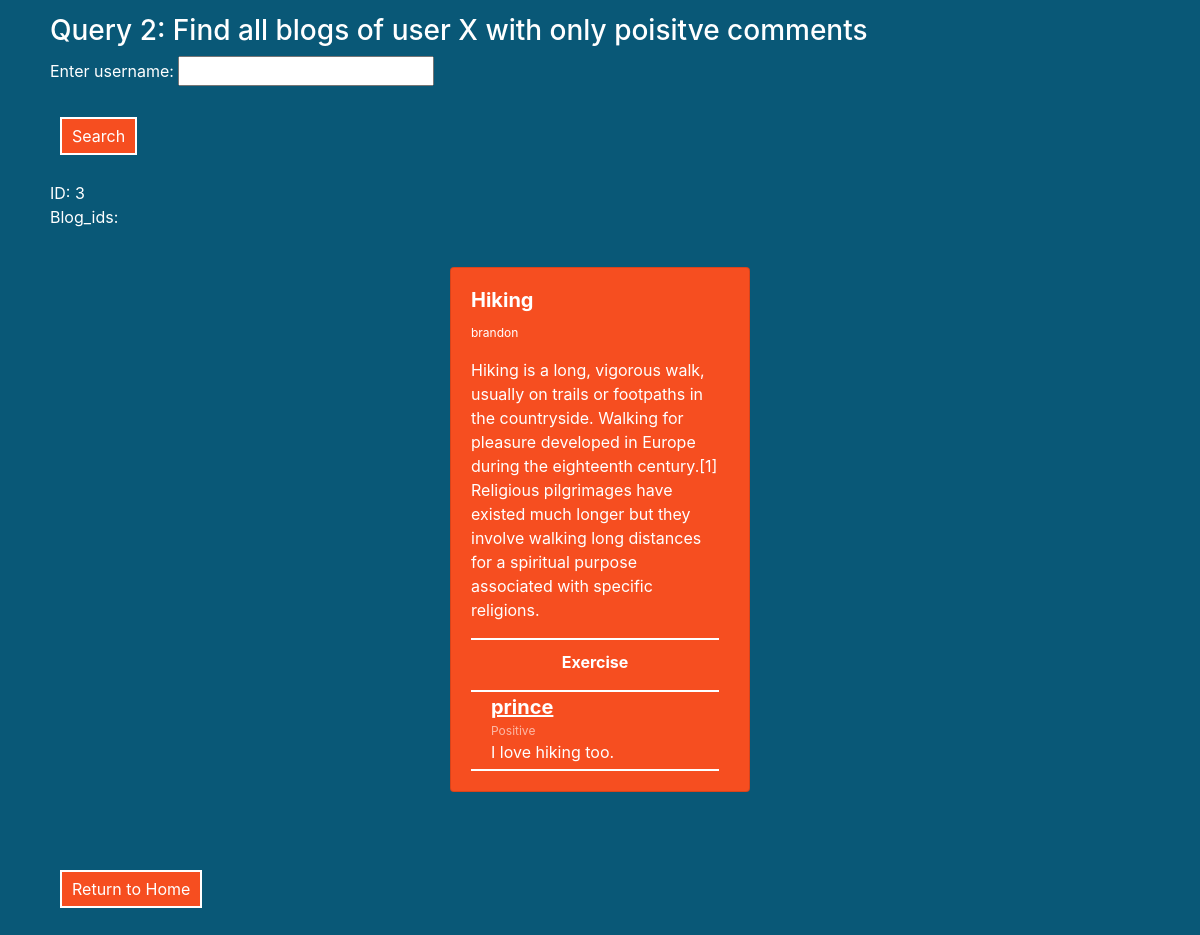
Before: /queries/Query2.php?user00=brandon with the older database file.
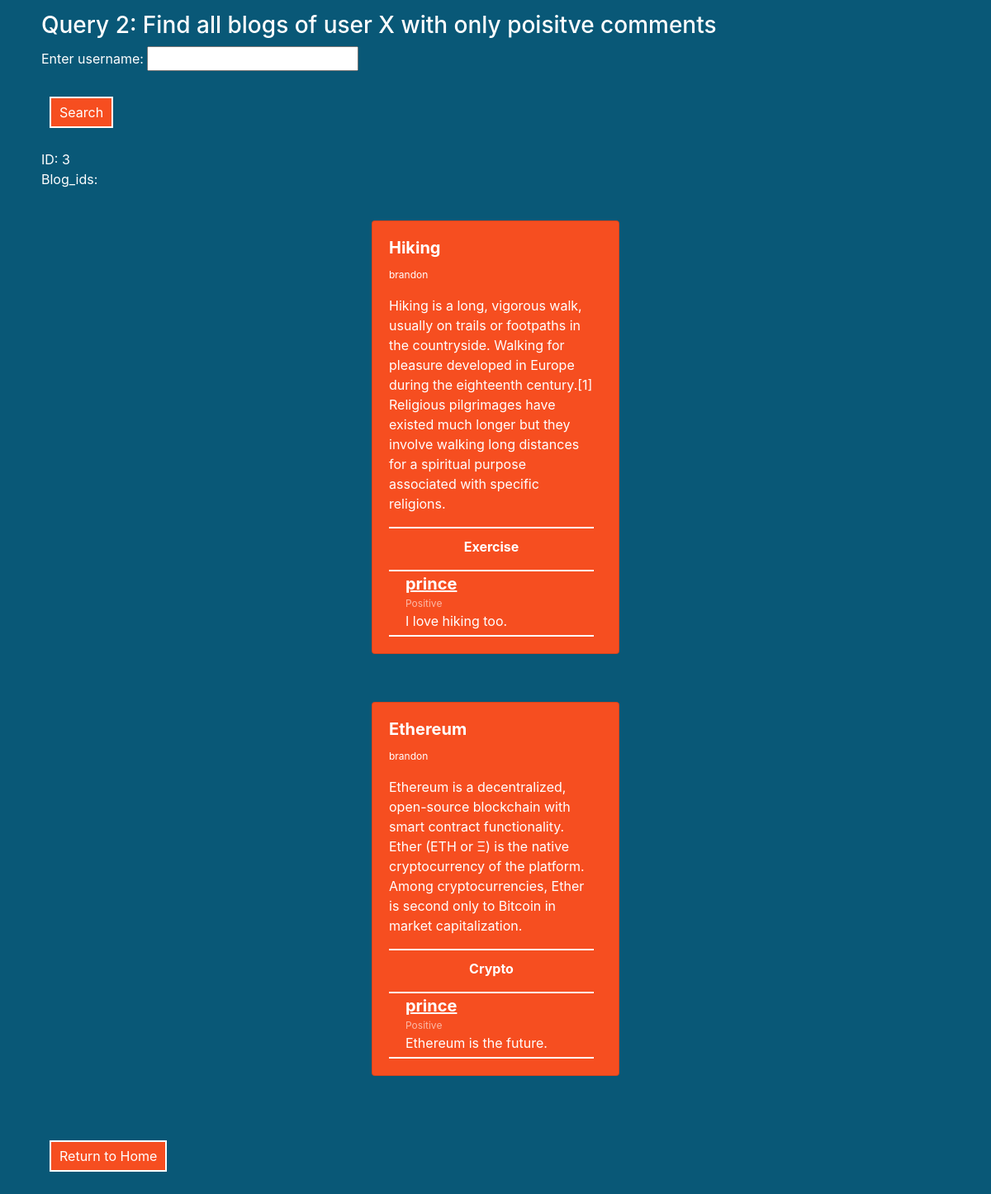
After: the same page with the newer database file.
### tables this page shows
CREATE TABLE blog (
    `blog_id` INT NOT NULL AUTO_INCREMENT PRIMARY KEY,
    `user_id` INT DEFAULT NULL,
    CONSTRAINT `user_id_fk_1` FOREIGN KEY (`user_id`) REFERENCES `users` (`user_id`) ON DELETE SET NULL,
    `date` varchar(20) NOT NULL,
    `subject` varchar(50) NOT NULL,
    `description` varchar(1000) NOT NULL
);

CREATE TABLE comment (
    `comment_id` INT NOT NULL AUTO_INCREMENT PRIMARY KEY,
    `blog_id` INT DEFAULT NULL,
    CONSTRAINT `blog_id_fk_2` FOREIGN KEY (`blog_id`) REFERENCES `blog` (`blog_id`) ON DELETE SET NULL,
    `user_id` INT DEFAULT NULL,
    CONSTRAINT `user_id_fk_2` FOREIGN KEY (`user_id`) REFERENCES `users` (`user_id`) ON DELETE SET NULL,
    `date` varchar(20) NOT NULL, 
    `sentiment` BIT NOT NULL,
    `description` varchar(500) NOT NULL
);

CREATE TABLE users (
    `user_id` INT NOT NULL AUTO_INCREMENT PRIMARY KEY,
    `username` varchar(20) NOT NULL,
    `password` varchar(20) NOT NULL,
    `firstName` varchar(50) DEFAULT NULL,
    `lastName` varchar(50) DEFAULT NULL,
    `email` varchar(100) UNIQUE
);

### queries/Query2.php (the view, shortened to what this page needs)
<html>
    <head>
        <link rel="stylesheet" href="https://stackpath.bootstrapcdn.com/bootstrap/4.5.2/css/bootstrap.min.css">
    </head>
    <body>
        <div class="container">
            <br>
            <h3 style="color: white;">Query 2: Find all blogs of user X with only poisitve comments</h3>
            <form method="POST">
                <p>
                    <label>Enter username: </label>
                    <input type="text" name="user00"/>
                </p>
                <p>
                    <button name="new_search">Search</button>
                </p>
            </form>
            <?php
                include('../Config.php');
                $inputName = $_REQUEST["user00"];
                $sqlStmt = "SELECT user_id FROM users WHERE username='$inputName'";
                $sqlStmtQuery = mysqli_query($db, $sqlStmt);
                $sqlStmtQueryResult = $sqlStmtQuery->fetch_array()[0] ?? '';
                $getBlog = "SELECT blog_id FROM blog WHERE user_id = $sqlStmtQueryResult";
                $getBlogQuery = mysqli_query($db, $getBlog);
                echo 'ID: ' . $sqlStmtQueryResult . '<br>';
                echo 'Blog_ids: ';
                foreach($getBlogQuery as $g){
                    $blogID = $g['blog_id'];
                    $mood = 1;
                    $senQuery = "SELECT sentiment FROM comment WHERE blog_id='$blogID'";
                    $senResult = mysqli_query($db, $senQuery);
                    foreach($senResult as $z){
                        if($z['sentiment'] == 0) {
                            $mood = 0;
                        }
                    }
                    if($mood != 0) {
                        $sqlStmt2 = "SELECT * FROM blog WHERE blog_id = '$blogID'";
                        $sqlStmtQuery2 = mysqli_query($db, $sqlStmt2);
                        foreach($sqlStmtQuery2 as $g2) {
                            echo '<div class=row>';
                            echo '<div class="col-4 d-flex justify-content-center align-items-center container">';
                            echo '<div class="card text-white mt-5">';
                            echo '<div class="card-body" style="width: 18rem;">';
                            echo '<h5 class="card-title"><strong>' . $g2['subject'] . '</strong></h5>';
                            echo '<p class="card-text" style="font-size: 12px;">' . $inputName . '</p>';
                            echo '<p class="card-text">' . $g2['description'] . '</p>';
                            $tag_identification = "SELECT tag_id FROM BlogTags WHERE blog_id=$blogID";
                            $sqlquery = mysqli_query($db, $tag_identification);
                            $tags = '';
                            foreach($sqlquery as $p) {
                                $s = $p['tag_id'];
                                $tag_query = "SELECT tag_name FROM tags WHERE tag_id=$s";
                                $result2 = mysqli_query($db, $tag_query);
                                $tag_blog_name = $result2->fetch_array()[0] ?? '';
                                $tags .= $tag_blog_name . " ";
                            }
                            echo '<div class="tags">';
                            echo '<p><strong>' . $tags . '</strong></p>';
                            echo '</div>';
                            echo '<div class="comments">';
                            $comments = "SELECT * FROM comment WHERE blog_id=$blogID";
                            $query1 = mysqli_query($db, $comments);
                            foreach($query1 as $q1) {
                            $sentiment = ($q1['sentiment'] == 0 ? 'Negative' : 'Positive');
                            $description = $q1['description'];
                            $userId = $q1['user_id'];
                            $usernameQuery = "SELECT username FROM users WHERE user_id=$userId";
                            $result = mysqli_query($db, $usernameQuery);
                            $username = $result->fetch_array()[0] ?? '';
                            echo '<div class="comments-container">';
                            echo '<p class="username"><strong>' . $username . '</strong></p>';
                            echo '<p class="sentiment">' . $sentiment . '</p>';
                            echo '<p class="desc">' . $description . '</p>';
                            echo '</div>';
                            }
                            echo '</div>';
                            echo '</div>';
                            echo '</div>';
                            echo '</div>';
                            echo '</div>';
                        }
                    }
                }
            ?>
            <br>
            <br>
            <a href="../welcome.php">
                <button>Return to Home</button>
            </a>
        </div>
    </body>
</html>

Changed rows visible on the page:
now on this page (row edited): blog: subject "Ethereum", description "Ethereum is a decentralized, open-source blockchain with smart contract functionality. Ether (ETH or Ξ) is the native cryptocurrency of the platform. Among cryptocurrencies, Ether is second only to Bitcoin in market capitalization.", tags "Crypto"
added comment: user.username "prince", sentiment "Positive", description "Ethereum is the future.", shown under "Ethereum"
